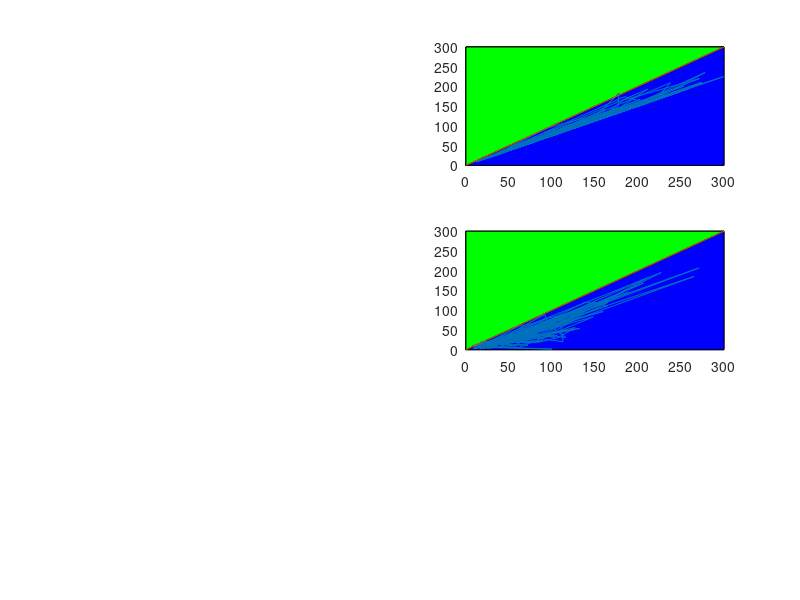

Recreate this plot in MATLAB.

clear
clc

load param_ThrePert_SA0SB0_25pc_OR.mat
load param_SameSA0SB0_OR.mat

unp=tri_types(nrr,:);
ind=tri_type_SA0ltSB0;
dir=tri_type_SB0ltSA0;

nr=length(tri_type_SB0ltSA0);

for ii=1:nr

    if tri_type_SA0ltSB0(ii)==1 
        M_state_SA0ltSB0(ii,1)=SNB_SA0ltSB0(ii,3)-SNB_SA0ltSB0(ii,4);
        H_state_SA0ltSB0(ii,1)=SNB_SA0ltSB0(ii,3)-SNB_SA0ltSB0(ii,2);
        Tri_Reg_SA0ltSB0(ii,1)=SNB_SA0ltSB0(ii,1)-SNB_SA0ltSB0(ii,4);
    elseif tri_type_SA0ltSB0(ii)==3
        M_state_SA0ltSB0(ii,1)=SNB_SA0ltSB0(ii,3)-SNB_SA0ltSB0(ii,4);
        H_state_SA0ltSB0(ii,1)=SNB_SA0ltSB0(ii,3)-SNB_SA0ltSB0(ii,2);
        Tri_Reg_SA0ltSB0(ii,1)=SNB_SA0ltSB0(ii,1)-SNB_SA0ltSB0(ii,2);
    elseif tri_type_SA0ltSB0(ii)==2 
        M_state_SA0ltSB0(ii,1)=SNB_SA0ltSB0(ii,1)-SNB_SA0ltSB0(ii,4);
        H_state_SA0ltSB0(ii,1)=SNB_SA0ltSB0(ii,3)-SNB_SA0ltSB0(ii,2);
        Tri_Reg_SA0ltSB0(ii,1)=SNB_SA0ltSB0(ii,3)-SNB_SA0ltSB0(ii,4);
    elseif tri_type_SA0ltSB0(ii)==4 
        M_state_SA0ltSB0(ii,1)=SNB_SA0ltSB0(ii,1)-SNB_SA0ltSB0(ii,4);
        H_state_SA0ltSB0(ii,1)=SNB_SA0ltSB0(ii,3)-SNB_SA0ltSB0(ii,2);
        Tri_Reg_SA0ltSB0(ii,1)=SNB_SA0ltSB0(ii,3)-SNB_SA0ltSB0(ii,2);
    end


    if tri_type_SB0ltSA0(ii)==1 
        M_state_SB0ltSA0(ii,1)=SNB_SB0ltSA0(ii,3)-SNB_SB0ltSA0(ii,4);
        H_state_SB0ltSA0(ii,1)=SNB_SB0ltSA0(ii,3)-SNB_SB0ltSA0(ii,2);
        Tri_Reg_SB0ltSA0(ii,1)=SNB_SB0ltSA0(ii,1)-SNB_SB0ltSA0(ii,4);
    elseif tri_type_SB0ltSA0(ii)==3
        M_state_SB0ltSA0(ii,1)=SNB_SB0ltSA0(ii,3)-SNB_SB0ltSA0(ii,4);
        H_state_SB0ltSA0(ii,1)=SNB_SB0ltSA0(ii,3)-SNB_SB0ltSA0(ii,2);
        Tri_Reg_SB0ltSA0(ii,1)=SNB_SB0ltSA0(ii,1)-SNB_SB0ltSA0(ii,2);
    elseif tri_type_SB0ltSA0(ii)==2
        M_state_SB0ltSA0(ii,1)=SNB_SB0ltSA0(ii,1)-SNB_SB0ltSA0(ii,4);
        H_state_SB0ltSA0(ii,1)=SNB_SB0ltSA0(ii,3)-SNB_SB0ltSA0(ii,2);
        Tri_Reg_SB0ltSA0(ii,1)=SNB_SB0ltSA0(ii,3)-SNB_SB0ltSA0(ii,4);
    elseif tri_type_SB0ltSA0(ii)==4
        M_state_SB0ltSA0(ii,1)=SNB_SB0ltSA0(ii,1)-SNB_SB0ltSA0(ii,4);
        H_state_SB0ltSA0(ii,1)=SNB_SB0ltSA0(ii,3)-SNB_SB0ltSA0(ii,2);
        Tri_Reg_SB0ltSA0(ii,1)=SNB_SB0ltSA0(ii,3)-SNB_SB0ltSA0(ii,2);
    end

end

ind_types=[sum(ind==1),sum(ind==2),sum(ind==3),sum(ind==4)];
ind_pc=ind_types.*100./sum(ind_types);

dir_types=[sum(dir==1),sum(dir==2),sum(dir==3),sum(dir==4)];
dir_pc=dir_types.*100./sum(dir_types);

unp_types=[sum(unp==1),sum(unp==2),sum(unp==3),sum(unp==4)];
unp_pc=unp_types.*100./sum(unp_types);



%%%%%%%%%%%%%%%%%%%%%%%%%%%%%%%%%%%%%%%%%%%%%%%%%%%%%%%%%%%%%%%%%%%%%%%%%%%

% Define the vertices of the triangle
x1 = [0, 300, 300];
y1 = [0, 0, 300];

% Plot the vertices
figure(4)
subplot(3,2,2)
plot(x1, y1, 'k-'); % Plot the lines connecting the vertices

% Fill the area of the triangle
% figure(4)
% subplot(3,3,1)
fill(x1, y1, 'b'); % Fill the triangle with blue color
hold on

% Define the vertices of the triangle
x2 = [0, 0, 300];
y2 = [0, 300, 300];

% Plot the vertices
% figure(4)
% subplot(3,3,1)
plot(x2, y2, 'k-'); % Plot the lines connecting the vertices

% Fill the area of the triangle
% figure(4)
% subplot(3,3,1)
fill(x2, y2, 'g'); % Fill the triangle with blue color
hold on

% figure(4)
% subplot(3,3,1)
plot(SNB_SA0ltSB0(:,1), SNB_SB0ltSA0(:,1))
hold on
plot([0,300],[0,300])

sn1_dir_gt_ind = find(SNB_SB0ltSA0(:,1)>SNB_SA0ltSB0(:,1));
sn1_dir_lt_ind = find(SNB_SB0ltSA0(:,1)<SNB_SA0ltSB0(:,1));
sn1_dir_eq_ind = find(SNB_SB0ltSA0(:,1)==SNB_SA0ltSB0(:,1));
tot_sn1 = length(sn1_dir_gt_ind)+length(sn1_dir_lt_ind)+length(sn1_dir_eq_ind);

sn1_cont=([length(sn1_dir_gt_ind),length(sn1_dir_lt_ind),length(sn1_dir_eq_ind)].*100./tot_sn1)

% Define the vertices of the triangle
x1 = [0, 300, 300];
y1 = [0, 0, 300];

% Plot the vertices
figure(4)
subplot(3,2,4)
plot(x1, y1, 'k-'); % Plot the lines connecting the vertices

% Fill the area of the triangle
% figure(4)
% subplot(2,2,2)
fill(x1, y1, 'b'); % Fill the triangle with blue color
hold on

% Define the vertices of the triangle
x2 = [0, 0, 300];
y2 = [0, 300, 300];

% Plot the vertices
% figure(4)
% subplot(2,2,2)
plot(x2, y2, 'k-'); % Plot the lines connecting the vertices

% Fill the area of the triangle
% figure(4)
% subplot(2,2,2)
fill(x2, y2, 'g'); % Fill the triangle with blue color
hold on

% subplot(2,2,2)
plot(M_state_SA0ltSB0,M_state_SB0ltSA0)
hold on
plot([0,300],[0,300])

m_dir_gt_ind = find(M_state_SB0ltSA0(:,1)>M_state_SA0ltSB0(:,1));
m_dir_lt_ind = find(M_state_SB0ltSA0(:,1)<M_state_SA0ltSB0(:,1));
m_dir_eq_ind = find(M_state_SB0ltSA0(:,1)==M_state_SA0ltSB0(:,1));
tot_m = length(m_dir_gt_ind)+length(m_dir_lt_ind)+length(m_dir_eq_ind);


mstate_cont=([length(m_dir_gt_ind),length(m_dir_lt_ind),length(m_dir_eq_ind)].*100./tot_m)
